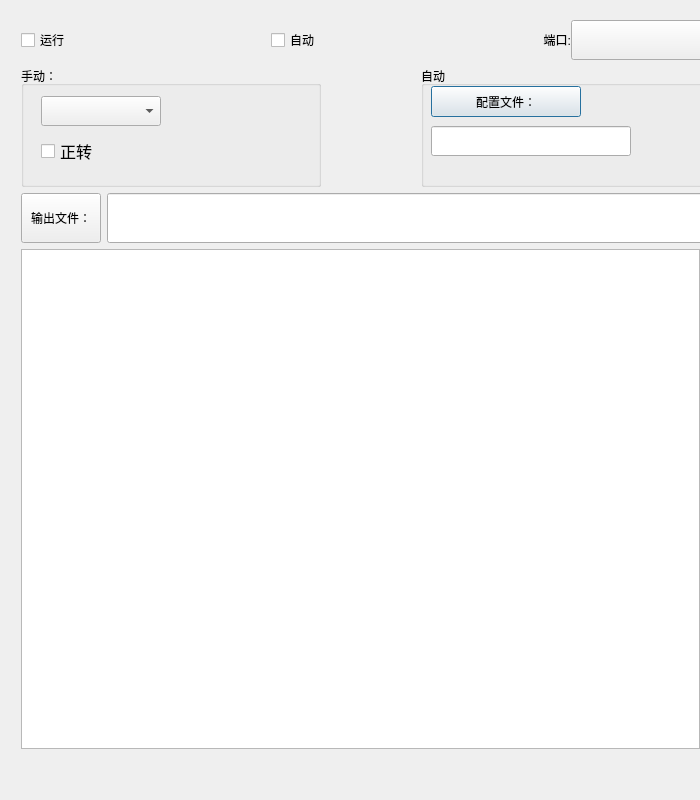
<?xml version="1.0" encoding="UTF-8"?>
<ui version="4.0">
 <class>dialog</class>
 <widget class="QDialog" name="dialog">
  <property name="geometry">
   <rect>
    <x>0</x>
    <y>0</y>
    <width>700</width>
    <height>800</height>
   </rect>
  </property>
  <property name="windowTitle">
   <string>FanTestTool</string>
  </property>
  <widget class="QWidget" name="verticalLayoutWidget">
   <property name="geometry">
    <rect>
     <x>10</x>
     <y>9</y>
     <width>822</width>
     <height>751</height>
    </rect>
   </property>
   <layout class="QVBoxLayout" name="verticalLayout">
    <property name="sizeConstraint">
     <enum>QLayout::SetNoConstraint</enum>
    </property>
    <item>
     <layout class="QHBoxLayout" name="horizontalLayout">
      <property name="spacing">
       <number>0</number>
      </property>
      <property name="sizeConstraint">
       <enum>QLayout::SetFixedSize</enum>
      </property>
      <item>
       <widget class="QCheckBox" name="startup">
        <property name="text">
         <string>运行</string>
        </property>
       </widget>
      </item>
      <item>
       <widget class="QCheckBox" name="autoModeEnableBox">
        <property name="text">
         <string>自动</string>
        </property>
       </widget>
      </item>
      <item>
       <widget class="QLabel" name="label">
        <property name="maximumSize">
         <size>
          <width>50</width>
          <height>40</height>
         </size>
        </property>
        <property name="text">
         <string>端口:</string>
        </property>
        <property name="alignment">
         <set>Qt::AlignRight|Qt::AlignTrailing|Qt::AlignVCenter</set>
        </property>
       </widget>
      </item>
      <item>
       <widget class="QComboBox" name="serialPortsSelector">
        <property name="minimumSize">
         <size>
          <width>40</width>
          <height>40</height>
         </size>
        </property>
        <property name="focusPolicy">
         <enum>Qt::ClickFocus</enum>
        </property>
        <property name="sizeAdjustPolicy">
         <enum>QComboBox::AdjustToContents</enum>
        </property>
       </widget>
      </item>
     </layout>
    </item>
    <item>
     <layout class="QHBoxLayout" name="horizontalLayout_2">
      <property name="spacing">
       <number>100</number>
      </property>
      <property name="sizeConstraint">
       <enum>QLayout::SetDefaultConstraint</enum>
      </property>
      <item>
       <widget class="QGroupBox" name="groupBox_2">
        <property name="sizePolicy">
         <sizepolicy hsizetype="Preferred" vsizetype="Preferred">
          <horstretch>0</horstretch>
          <verstretch>0</verstretch>
         </sizepolicy>
        </property>
        <property name="minimumSize">
         <size>
          <width>300</width>
          <height>80</height>
         </size>
        </property>
        <property name="baseSize">
         <size>
          <width>0</width>
          <height>50</height>
         </size>
        </property>
        <property name="title">
         <string>手动：</string>
        </property>
        <widget class="QCheckBox" name="directionBox">
         <property name="geometry">
          <rect>
           <x>20</x>
           <y>60</y>
           <width>100</width>
           <height>50</height>
          </rect>
         </property>
         <property name="font">
          <font>
           <pointsize>12</pointsize>
          </font>
         </property>
         <property name="text">
          <string>正转</string>
         </property>
        </widget>
        <widget class="QComboBox" name="speedLevelCombox">
         <property name="geometry">
          <rect>
           <x>20</x>
           <y>30</y>
           <width>120</width>
           <height>30</height>
          </rect>
         </property>
         <property name="maxVisibleItems">
          <number>6</number>
         </property>
         <property name="maxCount">
          <number>6</number>
         </property>
        </widget>
       </widget>
      </item>
      <item>
       <widget class="QGroupBox" name="groupBox">
        <property name="enabled">
         <bool>true</bool>
        </property>
        <property name="sizePolicy">
         <sizepolicy hsizetype="Preferred" vsizetype="Preferred">
          <horstretch>200</horstretch>
          <verstretch>200</verstretch>
         </sizepolicy>
        </property>
        <property name="minimumSize">
         <size>
          <width>200</width>
          <height>80</height>
         </size>
        </property>
        <property name="baseSize">
         <size>
          <width>0</width>
          <height>50</height>
         </size>
        </property>
        <property name="title">
         <string>自动</string>
        </property>
        <widget class="QLineEdit" name="configFilePathText">
         <property name="geometry">
          <rect>
           <x>10</x>
           <y>60</y>
           <width>200</width>
           <height>30</height>
          </rect>
         </property>
         <property name="readOnly">
          <bool>true</bool>
         </property>
        </widget>
        <widget class="QPushButton" name="configSettingBtn">
         <property name="geometry">
          <rect>
           <x>10</x>
           <y>20</y>
           <width>150</width>
           <height>31</height>
          </rect>
         </property>
         <property name="font">
          <font>
           <pointsize>9</pointsize>
          </font>
         </property>
         <property name="text">
          <string>配置文件：</string>
         </property>
        </widget>
       </widget>
      </item>
     </layout>
    </item>
    <item>
     <layout class="QHBoxLayout" name="horizontalLayout_3">
      <property name="sizeConstraint">
       <enum>QLayout::SetMinimumSize</enum>
      </property>
      <item>
       <widget class="QPushButton" name="RecordSelectorBtn">
        <property name="maximumSize">
         <size>
          <width>300</width>
          <height>50</height>
         </size>
        </property>
        <property name="text">
         <string>输出文件：</string>
        </property>
       </widget>
      </item>
      <item>
       <widget class="QLineEdit" name="RecordFilePathText">
        <property name="minimumSize">
         <size>
          <width>0</width>
          <height>50</height>
         </size>
        </property>
        <property name="readOnly">
         <bool>true</bool>
        </property>
       </widget>
      </item>
     </layout>
    </item>
    <item>
     <widget class="QTextBrowser" name="loggerText">
      <property name="maximumSize">
       <size>
        <width>679</width>
        <height>500</height>
       </size>
      </property>
     </widget>
    </item>
   </layout>
  </widget>
 </widget>
 <layoutdefault spacing="6" margin="11"/>
 <resources/>
 <connections/>
</ui>
